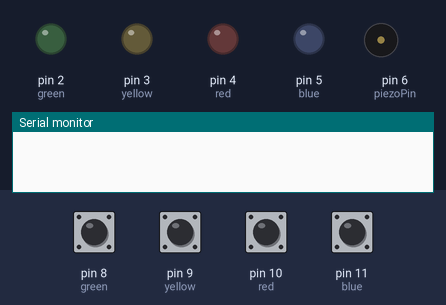
Recording of a sketch running on a simulated Arduino Uno, built with avr-gcc and run on an emulated ATmega328P. Shown: output pins drawn as LEDs (lit = HIGH), buzzer (waves = sounding), the last lines printed to the serial monitor. The test bench sets the inputs (shaded band); at power-on: pin 8 (green), pin 9 (yellow), pin 10 (red), pin 11 (blue) HIGH.

Above: at 1.2 s.
1.3 s: pin 8 (green) pulled LOW for 0.15 s
At 1.85 s:
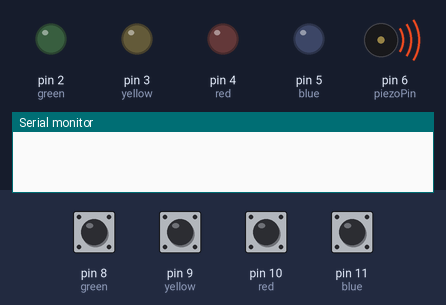
4.3 s: pin 9 (yellow) pulled LOW for 0.15 s
At 4.45 s:
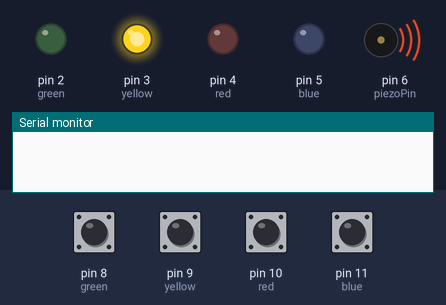
6.1 s: pin 10 (red) pulled LOW for 0.15 s
At 6.27 s:
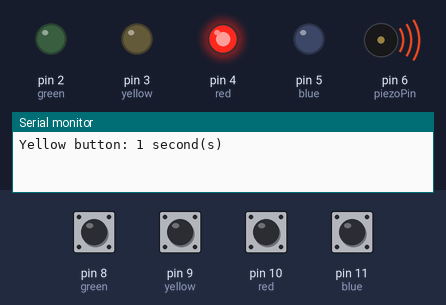
8.0 s: pin 11 (blue) pulled LOW for 0.15 s
At 8.15 s:
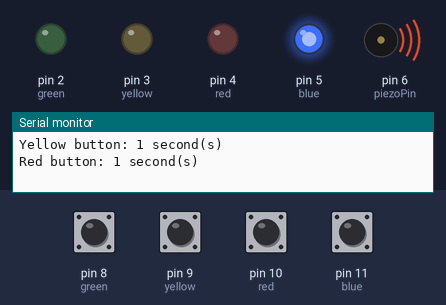
9.8 s: pin 8 (green) pulled LOW for 1 s
At 10.6 s:
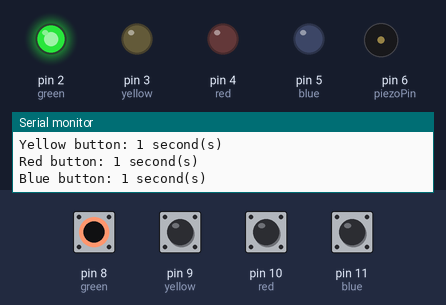
12.3 s: pin 8 (green) driven LOW and pin 9 (yellow) driven LOW
At 13.4 s:
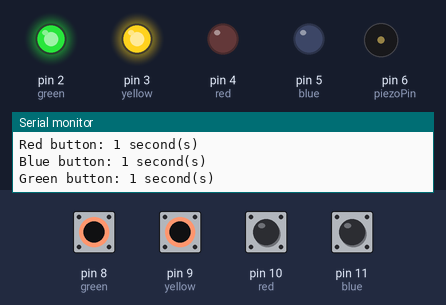
Timing chart, 0 to 15.3 s (numbered marks = the images above; inputs shaded):
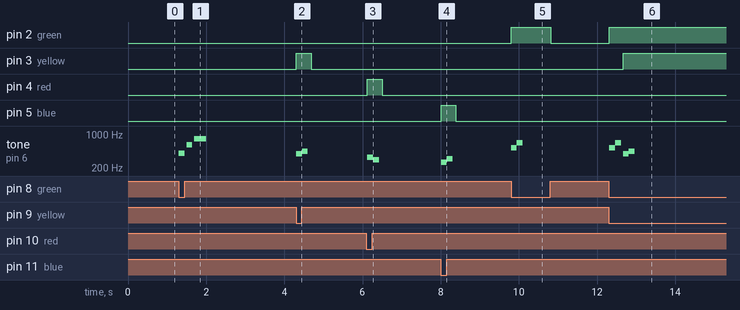

The sketch:

translator.ino
```cpp
const byte piezoPin = 6;

// System startup flag
bool systemStarted = false;

// store previous button states
bool lastGreen = HIGH;
bool lastYellow = HIGH;
bool lastRed = HIGH;
bool lastBlue = HIGH;

unsigned long greenPressStart = 0;
bool greenPressed = false;

unsigned long yellowPressStart = 0;
bool yellowPressed = false;

unsigned long redPressStart = 0;
bool redPressed = false;

unsigned long bluePressStart = 0;
bool bluePressed = false;

// Function to round press duration to 1, 2, 3, 4, or 5 seconds
int roundPressTime(unsigned long duration) {
  float seconds = duration / 1000.0;

  if (seconds < 1.5) {
    return 1;
  } else if (seconds < 2.5) {
    return 2;
  } else if (seconds < 3.5) {
    return 3;
  } else if (seconds < 4.5) {
    return 4;
  } else {
    return 5;
  }
}

void setup() {
  // leds
  pinMode(2, OUTPUT); // green
  pinMode(3, OUTPUT); // yellow
  pinMode(4, OUTPUT); // red
  pinMode(5, OUTPUT); // blue

  // push-buttons
  pinMode(8, INPUT_PULLUP); // green
  pinMode(9, INPUT_PULLUP); // yellow
  pinMode(10, INPUT_PULLUP); // red
  pinMode(11, INPUT_PULLUP); // blue

  // buzzer
  pinMode(piezoPin, OUTPUT);

  Serial.begin(9600);
}

void loop() {
  // Read buttons
  bool green = digitalRead(8);
  bool yellow = digitalRead(9);
  bool red = digitalRead(10);
  bool blue = digitalRead(11);

  // Check if system needs to be started
  if (!systemStarted) {
    if (green == LOW || yellow == LOW || red == LOW || blue == LOW) {
      startupSound();
      systemStarted = true;
      delay(500);
      return;
    }
    return;
  }

  // Green button
  static unsigned long greenPressDuration = 0;
  if (green == LOW) {
    digitalWrite(2, HIGH);
    if (lastGreen == HIGH) {
      greenPressStart = millis();
      greenPressed = true;
      greenTune();
      delay(50);
    }
    greenPressDuration = millis() - greenPressStart;
  } else {
    digitalWrite(2, LOW);
    if (greenPressed && lastGreen == LOW) {
      int roundedTime = roundPressTime(greenPressDuration);
      Serial.print("Green button: ");
      Serial.print(roundedTime);
      Serial.println(" second(s)");

      if (roundedTime == 5) {
        oppositeTune();
      }
    }
    greenPressed = false;
    greenPressDuration = 0;
  }

  // Yellow button
  static unsigned long yellowPressDuration = 0;
  if (yellow == LOW) {
    digitalWrite(3, HIGH);
    if (lastYellow == HIGH) {
      yellowPressStart = millis();
      yellowPressed = true;
      yellowTune();
      delay(50);
    }
    yellowPressDuration = millis() - yellowPressStart;
  } else {
    digitalWrite(3, LOW);
    if (yellowPressed && lastYellow == LOW) {
      int roundedTime = roundPressTime(yellowPressDuration);
      Serial.print("Yellow button: ");
      Serial.print(roundedTime);
      Serial.println(" second(s)");

      if (roundedTime == 5) {
        oppositeTune();
      }
    }
    yellowPressed = false;
    yellowPressDuration = 0;
  }

  // Red button
  static unsigned long redPressDuration = 0;
  if (red == LOW) {
    digitalWrite(4, HIGH);
    if (lastRed == HIGH) {
      redPressStart = millis();
      redPressed = true;
      redTune();
      delay(50);
    }
    redPressDuration = millis() - redPressStart;
  } else {
    digitalWrite(4, LOW);
    if (redPressed && lastRed == LOW) {
      int roundedTime = roundPressTime(redPressDuration);
      Serial.print("Red button: ");
      Serial.print(roundedTime);
      Serial.println(" second(s)");

      if (roundedTime == 5) {
        oppositeTune();
      }
    }
    redPressed = false;
    redPressDuration = 0;
  }

  // Blue button
  static unsigned long bluePressDuration = 0;
  if (blue == LOW) {
    digitalWrite(5, HIGH);
    if (lastBlue == HIGH) {
      bluePressStart = millis();
      bluePressed = true;
      blueTune();
      delay(50);
    }
    bluePressDuration = millis() - bluePressStart;
  } else {
    digitalWrite(5, LOW);
    if (bluePressed && lastBlue == LOW) {
      int roundedTime = roundPressTime(bluePressDuration);
      Serial.print("Blue button: ");
      Serial.print(roundedTime);
      Serial.println(" second(s)");

      if (roundedTime == 5) {
        oppositeTune();
      }
    }
    bluePressed = false;
    bluePressDuration = 0;
  }

  // Update last button states
  lastGreen = green;
  lastYellow = yellow;
  lastRed = red;
  lastBlue = blue;

  delay(30);
}

// two-tone tunes for each color

void greenTune() {
  tone(piezoPin, 523, 150);
  delay(150);
  tone(piezoPin, 659, 150);
  delay(150);
  noTone(piezoPin);
}

void yellowTune() {
  tone(piezoPin, 392, 150);
  delay(150);
  tone(piezoPin, 440, 150);
  delay(150);
  noTone(piezoPin);
}

void redTune() {
  tone(piezoPin, 330, 150);
  delay(150);
  tone(piezoPin, 294, 150);
  delay(150);
  noTone(piezoPin);
}

void blueTune() {
  tone(piezoPin, 262, 150);
  delay(150);
  tone(piezoPin, 311, 150);
  delay(150);
  noTone(piezoPin);
}

// Startup sound
void startupSound() {
  tone(piezoPin, 400, 150);
  delay(200);
  tone(piezoPin, 600, 150);
  delay(200);
  tone(piezoPin, 800, 300);
  delay(300);
  noTone(piezoPin);
}

void oppositeTune() {
  tone(piezoPin, 523, 300);  // C5
  delay(300);
  tone(piezoPin, 784, 300);  // G5
  delay(300);
  tone(piezoPin, 1046, 600); // C6 (octave up)
  delay(600);
  noTone(piezoPin);
}
```

Measured:
- after the input at 1.3 s, tone on pin 6 (piezoPin): plays 400 Hz for 0.15 s, 600 Hz for 0.15 s, 800 Hz for 0.30 s, starting at once
- after the input at 4.3 s, pin 3 (yellow): LOW → HIGH at once, → LOW 0.38 s later; tone on pin 6 (piezoPin): silent → 392 Hz at once, → 440 Hz 0.15 s later, → silent 0.15 s later
- after the input at 6.1 s, pin 4 (red): LOW → HIGH at once, → LOW 0.38 s later; tone on pin 6 (piezoPin): silent → 330 Hz at once, → 294 Hz 0.15 s later, → silent 0.15 s later
- after the input at 8.0 s, pin 5 (blue): LOW → HIGH at once, → LOW 0.38 s later; tone on pin 6 (piezoPin): silent → 262 Hz at once, → 311 Hz 0.15 s later, → silent 0.15 s later
- after the input at 9.8 s, pin 2 (green): LOW → HIGH at once, → LOW 1.0 s later; tone on pin 6 (piezoPin): silent → 523 Hz at once, → 659 Hz 0.15 s later, → silent 0.15 s later
- after the input at 12.3 s, pin 2 (green): LOW → HIGH at once; pin 3 (yellow): LOW → HIGH after 0.37 s; tone on pin 6 (piezoPin): plays 523 Hz for 0.15 s, 659 Hz for 0.15 s, 392 Hz for 0.15 s, 440 Hz for 0.15 s, starting at once
